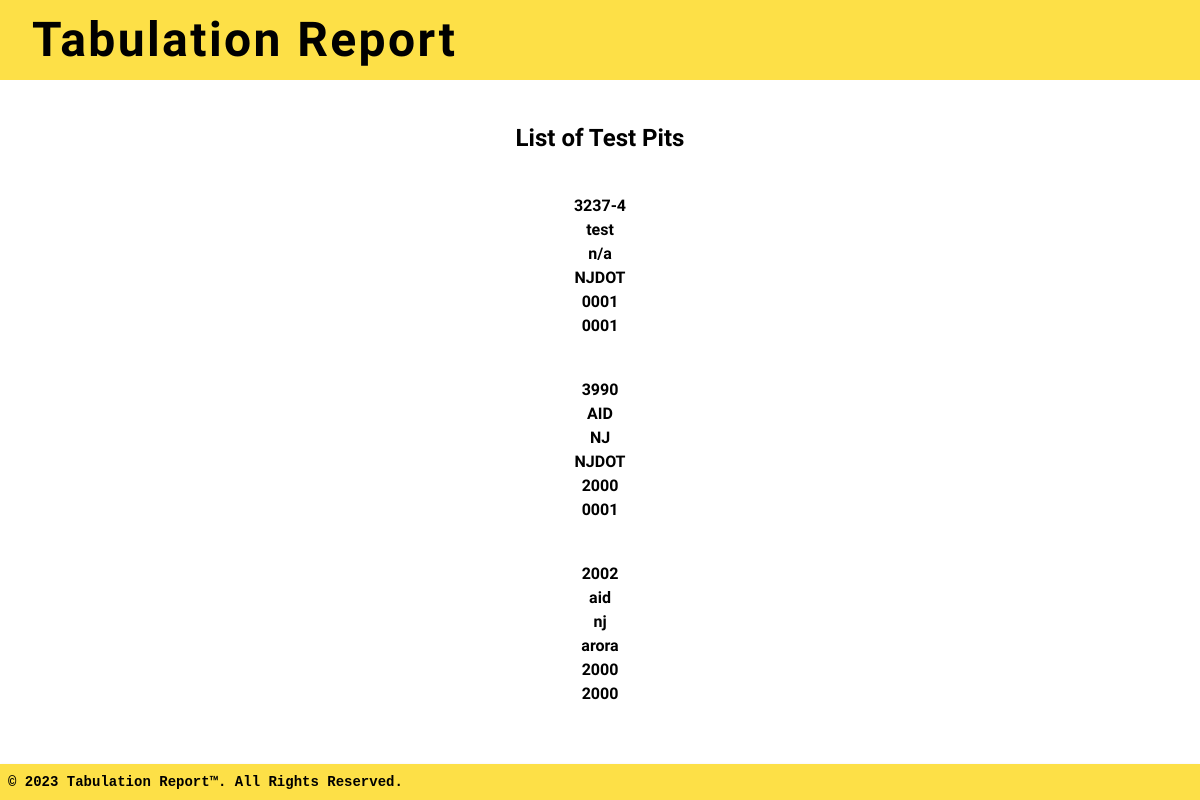
/project_list/, run on the app's committed database.
### report/models.py (models this page shows, shortened)
class Project(models.Model):
  project_number = models.CharField(max_length=100,unique=True)
  project_title = models.CharField(max_length=200,default= 'test')
  address = models.CharField(max_length= 250)
  client = models.CharField(max_length=100, default='0000')
  agreement_number = models.CharField(max_length=100, default='0000')
  client_project_number = models.CharField(max_length=100, default='0000')

### report/views.py (the view)
# urls.py: path('project_list/', views.projects_view, name='project_list'),
def projects_view(request):
    projects = Project.objects.all()
    context = {
        'projects' :projects
    }
    return render(request,'report/project_list.html',context)

### report/templates/report/project_list.html (shortened to what this page needs)
{% extends 'report/base.html' %}
{% block content %}
    <div class="my-4 w-1/2 flex flex-col  justify-center items-center gap-6">
        <div class="bg-white text-2xl px-4 py-2">List of Test Pits</div>
        {% for project in projects %}
            <a href="{% url 'report:project_reports' project.project_number %}" class="w-full bg-white hover:bg-green-300 px-4 py-2"><div >
                <p class="text-center">{{project.project_number}}</p>
                <p class="text-center">{{project.project_title}}</p>
                <p class="text-center">{{project.address}}</p>
                <p class="text-center">{{project.client}}</p>
                <p class="text-center">{{project.agreement_number}}</p>
                <p class="text-center">{{project.client_project_number}}</p>
            </div></a>
        {% endfor %}
    </div>
</body>
{% endblock %}

### report/templates/report/base.html (style rules this page uses)
.roboto-condensed { font-family: "Roboto Condensed", sans-serif; font-optical-sizing: auto; font-weight: 600; font-style: normal; }

### data on the page
Project: project_number "3237-4", project_title "test", address "n/a", client "NJDOT", agreement_number "0001", client_project_number "0001"
Project: project_number "3990", project_title "AID", address "NJ", client "NJDOT", agreement_number "2000", client_project_number "0001"
Project: project_number "2002", project_title "aid", address "nj", client "arora", agreement_number "2000", client_project_number "2000"
